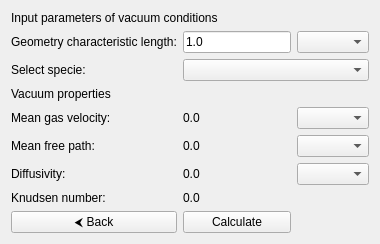
<?xml version="1.0" encoding="UTF-8"?>
<ui version="4.0">
    <class>VacuumOutputPage</class>
    <widget class="QWidget" name="VacuumOutputPage">
        <layout class="QGridLayout" name="gridLayout">
            <!-- Row 0 -->
            <item row="0" column="0" colspan="3">
                <widget class="QLabel" name="inputLabel">
                    <property name="text">
                        <string>Input parameters of vacuum conditions</string>
                    </property>
                </widget>
            </item>

            <!-- Row 1 -->
            <item row="1" column="0">
                <widget class="QLabel" name="geometryNameLabel">
                    <property name="text">
                        <string>Geometry characteristic length:</string>
                    </property>
                </widget>
            </item>
            <item row="1" column="1">
                <widget class="QLineEdit" name="geometryEditLine">
                    <property name="text">
                        <string>1.0</string>
                    </property>
                </widget>
            </item>
            <item row="1" column="2">
                <widget class="QComboBox" name="geometryComboBox">
                </widget>
            </item>


            <!-- Row 2 -->
            <item row="2" column="0">
                <widget class="QLabel" name="specieLabel">
                    <property name="text">
                        <string>Select specie:</string>
                    </property>
                </widget>
            </item>
            <item row="2" column="1" colspan="2">
                <widget class="QComboBox" name="specieComboBox">
                </widget>
            </item>


            <!-- Row 3 -->
            <item row="3" column="0" colspan="3">
                <widget class="QLabel" name="outputLabel">
                    <property name="text">
                        <string>Vacuum properties</string>
                    </property>
                </widget>
            </item>

            <!-- Row 4 -->
            <item row="4" column="0">
                <widget class="QLabel" name="vNameLabel">
                    <property name="text">
                        <string>Mean gas velocity:</string>
                    </property>
                </widget>
            </item>
            <item row="4" column="1">
                <widget class="QLabel" name="vValueLabel">
                    <property name="text">
                        <string>0.0</string>
                    </property>
                </widget>
            </item>
            <item row="4" column="2">
                <widget class="QComboBox" name="vComboBox">
                </widget>
            </item>

            <!-- Row 5 -->
            <item row="5" column="0">
                <widget class="QLabel" name="lNameLabel">
                    <property name="text">
                        <string>Mean free path:</string>
                    </property>
                </widget>
            </item>
            <item row="5" column="1">
                <widget class="QLabel" name="lValueLabel">
                    <property name="text">
                        <string>0.0</string>
                    </property>
                </widget>
            </item>
            <item row="5" column="2">
                <widget class="QComboBox" name="lComboBox">
                </widget>
            </item>

            <!-- Row 6 -->
            <item row="6" column="0">
                <widget class="QLabel" name="diffNameLabel">
                    <property name="text">
                        <string>Diffusivity:</string>
                    </property>
                </widget>
            </item>
            <item row="6" column="1">
                <widget class="QLabel" name="diffValueLabel">
                    <property name="text">
                        <string>0.0</string>
                    </property>
                </widget>
            </item>
            <item row="6" column="2">
                <widget class="QComboBox" name="diffComboBox">
                </widget>
            </item>


            <!-- Row 7 -->
            <item row="7" column="0">
                <widget class="QLabel" name="knNameLabel">
                    <property name="text">
                        <string>Knudsen number:</string>
                    </property>
                </widget>
            </item>
            <item row="7" column="1" colspan="2">
                <widget class="QLabel" name="knValueLabel">
                    <property name="text">
                        <string>0.0</string>
                    </property>
                </widget>
            </item>





            <!-- Row 8 -->
            <item row="8" column="0">
                <widget class="QPushButton" name="backButton">
                    <property name="text">
                        <string>&#x2B9C; Back</string>
                    </property>
                    <property name="toolTip">
                        <string>Go back to calculation input page</string>
                    </property>
                </widget>
            </item>
            <item row="8" column="1">
                <widget class="QPushButton" name="calculateButton">
                    <property name="text">
                        <string>Calculate</string>
                    </property>
                    <property name="toolTip">
                        <string>Calculate vacuum properties</string>
                    </property>
                </widget>
            </item>
        </layout>
    </widget>
</ui>
